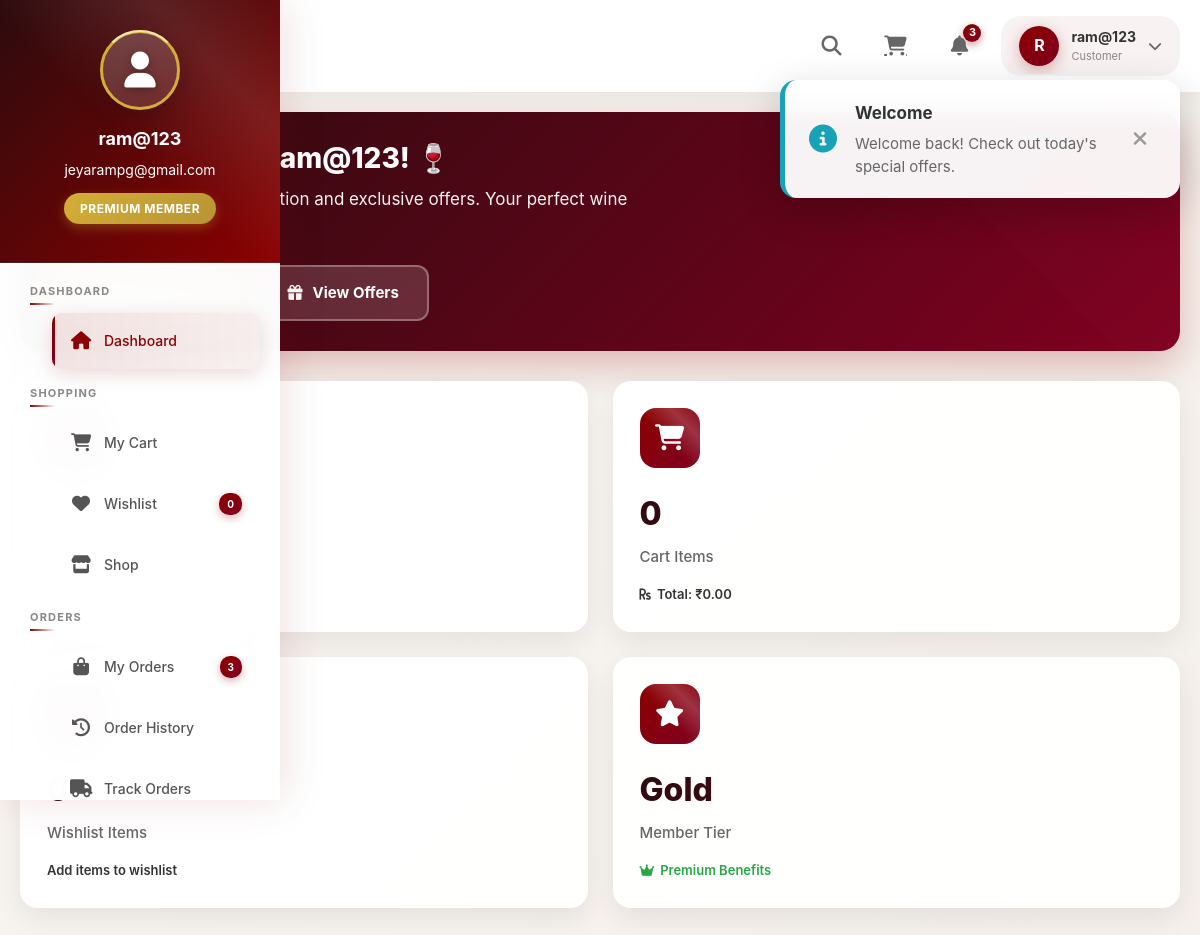
Page /customer/customer_dashboard/ (signed in) on the committed database.
### wine/models.py (models this page shows, shortened)
class CustomUser(AbstractUser):
    USER_TYPES = (
        ('admin', 'Admin'),
        ('staff', 'Staff'),
        ('customer', 'Customer'),
    )
    user_type = models.CharField(max_length=10, choices=USER_TYPES, default='customer')
    full_name = models.CharField(max_length=200, blank=True, null=True)
    phone_number = models.CharField(max_length=15, blank=True, null=True)
    raw_password = models.CharField(max_length=128, blank=True, null=True)

### wine/views.py (the view)
# urls.py: path('customer/customer_dashboard/', views.customer_dashboard, name='customer_dashboard'),
@login_required
def customer_dashboard(request):
    if request.user.user_type != 'customer':
        return redirect('shop_home')
    orders = Order.objects.filter(user=request.user).order_by('-created_at')
    recent_orders = orders[:5]
    order_count = orders.count()
    completed_orders = orders.filter(status='completed').count()
    cart = get_or_create_cart(request)
    cart_items = cart.items.all()
    cart_item_count = cart_items.count()
    cart_total = sum(item.get_total_price() for item in cart_items)
    ordered_products = OrderItem.objects.filter(
        order__user=request.user
    ).values_list('product__category', flat=True).distinct()
    if ordered_products:
        recommended_products = Product.objects.filter(
            category__in=ordered_products,
            is_active=True
        ).exclude(stock=0).order_by('?')[:4]
    else:
        recommended_products = Product.objects.filter(
            is_active=True,
            stock__gt=0
        ).order_by('?')[:4]
    context = {
        'recent_orders': recent_orders,
        'order_count': order_count,
        'completed_orders': completed_orders,
        'cart_item_count': cart_item_count,
        'cart_total': cart_total,
        'recommended_products': recommended_products,
    }
    return render(request, 'wine/customer/customer_dashboard.html', context)

### wine/context_processors.py (called while the page is built)
def cart_count(request):
    cart_count = 0
    try:
        if request.user.is_authenticated:
            cart_count = CartItem.objects.filter(
                cart__user=request.user
            ).aggregate(total=Sum('quantity'))['total'] or 0
        else:
            session_key = request.session.session_key
            if session_key:
                cart_count = CartItem.objects.filter(
                    cart__session_key=session_key
                ).aggregate(total=Sum('quantity'))['total'] or 0
    except Exception as e:
        cart_count = 0
        print("Cart Count Error:", e)   # ✅ For debugging
    return {
        'cart_count': cart_count
    }

### wine/views.py (called while the page is built)
def get_or_create_cart(request):
    if request.user.is_authenticated:
        cart, created = Cart.objects.get_or_create(user=request.user)
    else:
        if not request.session.session_key:
            request.session.create()
        session_key = request.session.session_key
        cart, created = Cart.objects.get_or_create(session_key=session_key, user=None)
    return cart

### wine/templates/wine/customer/customer_dashboard.html (shortened to what this page needs)
{% load static %}
<!DOCTYPE html>
<html lang="en">
<head>
    <link href="https://cdn.jsdelivr.net/npm/bootstrap@5.3.0/dist/css/bootstrap.min.css" rel="stylesheet">
    <link rel="stylesheet" href="https://cdn.jsdelivr.net/npm/bootstrap-icons@1.10.0/font/bootstrap-icons.css">
    <link rel="stylesheet" href="https://cdnjs.cloudflare.com/ajax/libs/font-awesome/6.4.2/css/all.min.css">
</head>
<body>
    <div class="toast-container-custom" id="toastContainer"></div>
    <div class="app-container">
        <aside class="sidebar" id="sidebar">
            <div class="sidebar-header">
                <div class="user-avatar">
                    <i class="fas fa-user"></i>
                </div>
                {% if request.user.full_name %}
                    <div class="user-name">{{ request.user.full_name }}</div>
                {% else %}
                    <div class="user-name">{{ request.user.username }}</div>
                {% endif %}
                <div class="user-email">{{ request.user.email }}</div>
                <div class="user-badge">PREMIUM MEMBER</div>
            </div>
            <nav class="sidebar-nav">
                <div class="nav-section">
                    <div class="nav-section-title">DASHBOARD</div>
                    <ul class="nav-items-list">
                        <li class="nav-item">
                            <a href="#dashboard" class="nav-link active" data-section="dashboard">
                                <div class="nav-icon"><i class="fas fa-home"></i></div>
                                <div class="nav-text">Dashboard</div>
                            </a>
                        </li>
                    </ul>
                </div>
                <div class="nav-section">
                    <div class="nav-section-title">SHOPPING</div>
                    <ul class="nav-items-list">
                        <li class="nav-item">
                            <a href="{% url 'view_cart' %}" class="nav-link">
                                <div class="nav-icon"><i class="fas fa-shopping-cart"></i></div>
                                <div class="nav-text">My Cart</div>
                            </a>
                        </li>
                        <li class="nav-item">
                            <a href="#wishlist" class="nav-link" data-section="wishlist">
                                <div class="nav-icon"><i class="fas fa-heart"></i></div>
                                <div class="nav-text">Wishlist</div>
                                <div class="nav-badge">0</div>
                            </a>
                        </li>
                        <li class="nav-item">
                            <a href="{% url 'shop_home' %}" class="nav-link">
                                <div class="nav-icon"><i class="fas fa-store"></i></div>
                                <div class="nav-text">Shop</div>
                            </a>
                        </li>
                    </ul>
                </div>
                <div class="nav-section">
                    <div class="nav-section-title">ORDERS</div>
                    <ul class="nav-items-list">
                        <li class="nav-item">
                            <a href="#my-orders" class="nav-link" data-section="my-orders">
                                <div class="nav-icon"><i class="fas fa-shopping-bag"></i></div>
                                <div class="nav-text">My Orders</div>
                                {% if order_count > 0 %}
                                    <div class="nav-badge">{{ order_count }}</div>
                                {% endif %}
                            </a>
                        </li>
                        <li class="nav-item">
                            <a href="#order-history" class="nav-link" data-section="order-history">
                                <div class="nav-icon"><i class="fas fa-history"></i></div>
                                <div class="nav-text">Order History</div>
                            </a>
                        </li>
                        <li class="nav-item">
                            <a href="#track-orders" class="nav-link" data-section="track-orders">
                                <div class="nav-icon"><i class="fas fa-truck"></i></div>
                                <div class="nav-text">Track Orders</div>
                            </a>
                        </li>
                    </ul>
                </div>
            </nav>
        </aside>
        <main class="main-content">
            <header class="top-nav">
                <div class="top-nav-left">
                    <button class="hamburger-btn" id="hamburgerBtn">
                    </button>
                    <div class="brand-title">
                        <span>Wine</span> X
                    </div>
                </div>
                <div class="top-nav-right">
                    <button class="nav-action-btn" id="searchBtn">
                        <i class="fas fa-search"></i>
                    </button>
                    <a href="{% url 'view_cart' %}" class="nav-action-btn">
                        <i class="fas fa-shopping-cart"></i>
                    </a>
                    <button class="nav-action-btn" id="notificationsBtn">
                        <i class="fas fa-bell"></i>
                        <span class="notification-badge">3</span>
                    </button>
                    <div class="user-menu" onclick="toggleUserDropdown()">
                        <div class="user-avatar-small">
                            {% if request.user.full_name %}
                                {{ request.user.full_name|slice:":1"|upper }}
                            {% else %}
                                {{ request.user.username|slice:":1"|upper }}
                            {% endif %}
                        </div>
                        <div class="user-info-small">
                            <div class="user-name-small">
                                {% if request.user.full_name %}
                                    {{ request.user.full_name|truncatechars:15 }}
                                {% else %}
                                    {{ request.user.username|truncatechars:15 }}
                                {% endif %}
                            </div>
                            <div class="user-role-small">Customer</div>
                        </div>
                        <i class="fas fa-chevron-down"></i>
                    </div>
                </div>
            </header>
            <div class="content-area">
                <section id="dashboard" class="dashboard-section active">
                    <div class="welcome-banner">
                        <h1 class="welcome-title">Welcome back, {{ request.user.full_name|default:request.user.username }}! 🍷</h1>
                        <p class="welcome-subtitle">Discover our premium collection and exclusive offers. Your perfect wine experience starts here.</p>
                        <div class="banner-actions">
                            <button class="btn-primary" onclick="goToShop()">
                                <span>Start Shopping</span>
                            </button>
                            <button class="btn-secondary" onclick="showOffer()">
                                <i class="fas fa-gift"></i>
                                <span>View Offers</span>
                            </button>
                        </div>
                    </div>
                    <div class="stats-grid">
                        <div class="stat-card">
                            <div class="stat-icon">
                            </div>
                            <div class="stat-content">
                                <div class="stat-number">{{ order_count }}</div>
                                <div class="stat-label">Total Orders</div>
                                <div class="stat-trend trend-up">
                                    <span>12% from last month</span>
                                </div>
                            </div>
                        </div>
                        <div class="stat-card">
                            <div class="stat-icon">
                                <i class="fas fa-shopping-cart"></i>
                            </div>
                            <div class="stat-content">
                                <div class="stat-number">{{ cart_item_count }}</div>
                                <div class="stat-label">Cart Items</div>
                                <div class="stat-trend">
                                    <i class="fas fa-rupee-sign"></i>
                                    <span>Total: ₹{{ cart_total|default:"0.00" }}</span>
                                </div>
                            </div>
                        </div>
                        <div class="stat-card">
                            <div class="stat-icon">
                            </div>
                            <div class="stat-content">
                                <div class="stat-number">0</div>
                                <div class="stat-label">Wishlist Items</div>
                                <div class="stat-trend">
                                    <span>Add items to wishlist</span>
                                </div>
                            </div>
                        </div>
                        <div class="stat-card">
                            <div class="stat-icon">
                                <i class="fas fa-star"></i>
                            </div>
                            <div class="stat-content">
                                <div class="stat-number">Gold</div>
                                <div class="stat-label">Member Tier</div>
                                <div class="stat-trend trend-up">
                                    <i class="fas fa-crown"></i>
                                    <span>Premium Benefits</span>
                                </div>
                            </div>
                        </div>
                    </div>
                </section>
            </div>
        </main>
    </div>
</body>
</html>

### rows in the picture
CustomUser: user.username "ram@123", user.email "jeyarampg@gmail.com", user.username "R", user.full_name "ram@123"

### other values in the picture
{{ order_count }} "3"
{{ cart_item_count }} "0"
{{ cart_total|default:"0.00" }} "0.00"
